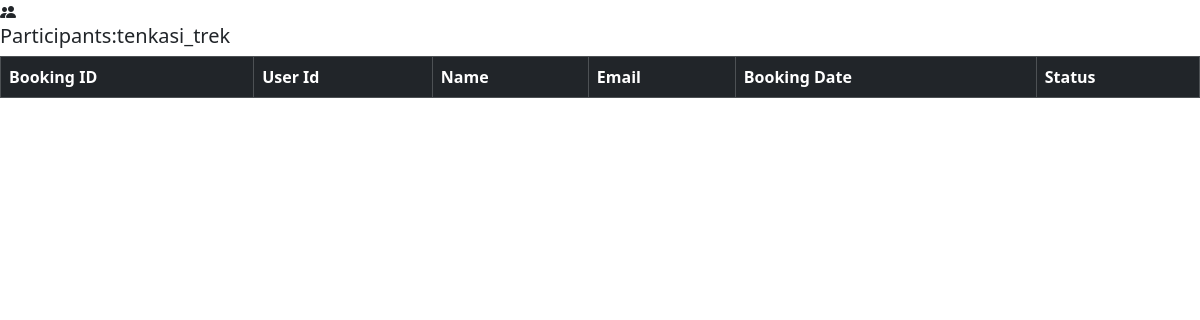
Page /staff/participants/4 on the earlier database version.
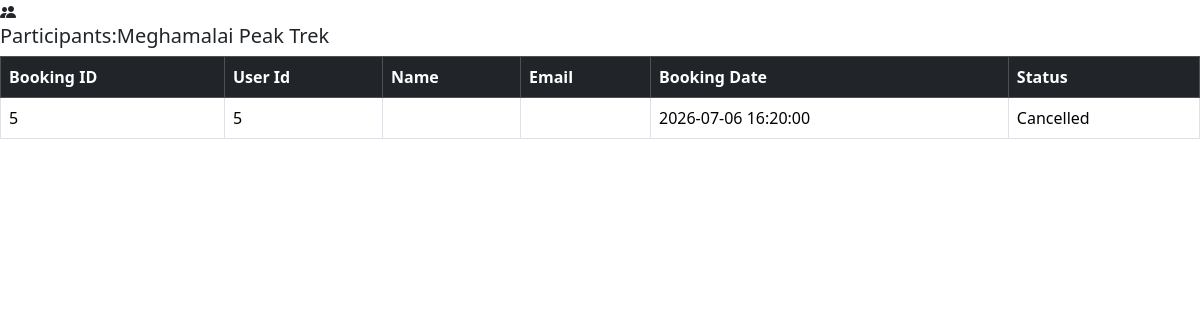
Same page on the later database version.
### models.py (models this page shows)
class Trek(db.Model):
    Trek_Id=db.Column(db.Integer,primary_key=True,nullable=False)
    Trek_Name=db.Column(db.String(100),nullable=False)
    Location=db.Column(db.String(100),nullable=False)
    Duration=db.Column(db.Integer,nullable=False)
    Difficulty=db.Column(db.String(100),nullable=False)
    Price=db.Column(db.Integer,nullable=False)
    Total_Slots=db.Column(db.Integer,nullable=False)
    Staff_Id=db.Column(db.Integer,db.ForeignKey('user.Id'),nullable=True)
    Status=db.Column(db.String(100),nullable=False)
    Start_Date=db.Column(db.Date,nullable=False)
    End_Date=db.Column(db.Date,nullable=False)
    Description=db.Column(db.Text,nullable=False)
    bookings=db.relationship('Book',backref='trek')
    Available_Staff=db.Column(db.Integer,nullable=False)
    staff = db.relationship('User', foreign_keys=[Staff_Id])

class Book(db.Model):
    booking_id=db.Column(db.Integer,primary_key=True)
    User_Id=db.Column(db.Integer,db.ForeignKey('user.Id'),nullable=False)
    Trek_Id=db.Column(db.Integer,db.ForeignKey('trek.Trek_Id'),nullable=False)
    Booking_Date=db.Column(db.DateTime,nullable=False,default=dt.now)
    Status=db.Column(db.String(100),nullable=False)

### routes.py (the view)
@app.route("/staff/participants/<int:trek_id>")
def participants(trek_id):
    book=Book.query.filter_by(Trek_Id=trek_id).all()
    trek = Trek.query.get_or_404(trek_id)
    return render_template("staff_participants.html",trek=trek,book=book)

### Templates/staff_participants.html (shortened to what this page needs)
<!DOCTYPE html>
<html>
    <head>
    <link href="https://cdn.jsdelivr.net/npm/bootstrap@5.3.7/dist/css/bootstrap.min.css" rel="stylesheet">
    <link rel="stylesheet" href="https://cdn.jsdelivr.net/npm/bootstrap-icons@1.11.3/font/bootstrap-icons.min.css">
    </head>
    <body>
        <div>
            <i class="bi bi-people-fill"></i><h5>Participants:{{trek.Trek_Name}}</h5>
        </div>
        <table class="table table-hover table-bordered">
            <thead class="table-dark"><tr><th>Booking ID</th><th>User Id</th><th>Name</th><th>Email</th><th>Booking Date</th><th>Status</th></tr></thead>
            <tbody>
                {%  for i in book %}
                <tr>
                <td>
                    {{i.booking_id}}
                </td>
                <td>
                    {{i.User_Id}}
                </td>
                <td>
                </td>
                <td>
                </td>
                <td>
                    {{i.Booking_Date}}
                </td>
                <td>
                    {{i.Status}}
                </td>
                </tr>
                {% endfor %}
            </tbody>
        </table>
    </body>
</html>

Differences in the rows shown:
changed Trek: Trek_Name "tenkasi_trek" → "Meghamalai Peak Trek"
added Book: booking_id "5", User_Id "5", Booking_Date "2026-07-06 16:20:00", Status "Cancelled"
